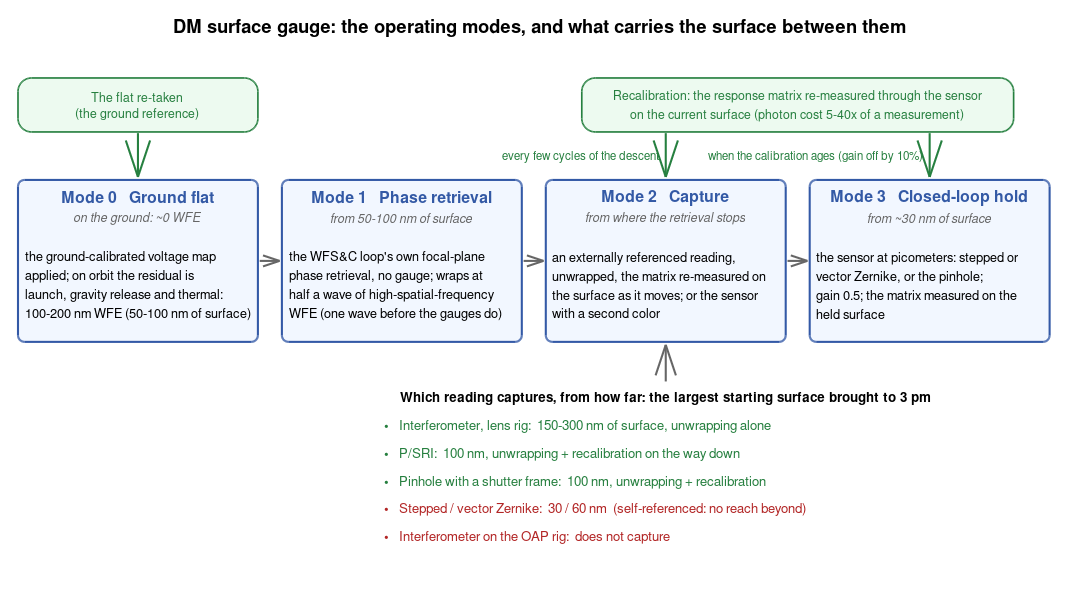

Write the MATLAB code that produced this figure.
function gauge_modes_flow(out)
%GAUGE_MODES_FLOW  The DM surface gauge's operating modes as a flow diagram.
%   gauge_modes_flow('figs/gauge_modes_flow.png') draws the four modes
%   (ground flat, image-based phase retrieval, capture, closed-loop hold),
%   the recalibration events, and each reading's capture limit on the
%   arrow into the capture mode (BRIEF_gauge_deck.md sections 7.1 and
%   11.1).  1800 px wide, 17 pt type (the deck's figure rule).  Drawn in
%   MATLAB because graphviz is not on the box the deck is built on.
if nargin < 1, out = fullfile(fileparts(mfilename('fullpath')), 'figs', 'gauge_modes_flow.png'); end
W = 1800;  H = 1000;
f = figure('Visible', 'off', 'Units', 'pixels', 'Position', [0 0 W H], 'Color', 'w');
ax = axes(f, 'Position', [0 0 1 1], 'XLim', [0 W], 'YLim', [0 H], 'YDir', 'normal', 'Visible', 'off');
hold(ax, 'on');
fs = 16;  fsh = 19;  fss = 15;
blue = [0.20 0.35 0.65];  gray = [0.40 0.40 0.40];  green = [0.15 0.50 0.25];  red = [0.70 0.15 0.15];
arrow_ = @(x1, y1, x2, y2, c) quiver(ax, x1, y1, x2 - x1, y2 - y1, 0, 'Color', c, 'LineWidth', 2.5, 'MaxHeadSize', 0.5);
% ---- the four mode boxes, left to right -------------------------------
bw = 400;  bh = 270;  y0 = 430;  xs = [30 470 910 1350];
titles = {'Mode 0   Ground flat', 'Mode 1   Phase retrieval', 'Mode 2   Capture', 'Mode 3   Closed-loop hold'};
froms  = {'on the ground: ~0 WFE', 'from 50-100 nm of surface', 'from where the retrieval stops', 'from ~30 nm of surface'};
bodies = {sprintf('the ground-calibrated voltage map\napplied; on orbit the residual is\nlaunch, gravity release and thermal:\n100-200 nm WFE (50-100 nm of surface)'), ...
          sprintf('the WFS&C loop''s own focal-plane\nphase retrieval, no gauge; wraps at\nhalf a wave of high-spatial-frequency\nWFE (one wave before the gauges do)'), ...
          sprintf('an externally referenced reading,\nunwrapped, the matrix re-measured on\nthe surface as it moves; or the sensor\nwith a second color'), ...
          sprintf('the sensor at picometers: stepped or\nvector Zernike, or the pinhole;\ngain 0.5; the matrix measured on the\nheld surface')};
for k = 1:4
    rectangle(ax, 'Position', [xs(k) y0 bw bh], 'Curvature', 0.08, 'EdgeColor', blue, 'LineWidth', 2.5, 'FaceColor', [0.95 0.97 1.0]);
    text(ax, xs(k) + bw/2, y0 + bh - 28, titles{k}, 'FontSize', fsh, 'FontWeight', 'bold', 'HorizontalAlignment', 'center', 'Color', blue);
    text(ax, xs(k) + bw/2, y0 + bh - 62, froms{k}, 'FontSize', fss, 'FontAngle', 'italic', 'HorizontalAlignment', 'center', 'Color', gray);
    text(ax, xs(k) + 12, y0 + bh/2 - 40, bodies{k}, 'FontSize', fs - 0.5, 'VerticalAlignment', 'middle');
end
for k = 1:3
    arrow_(xs(k) + bw + 3, y0 + bh/2, xs(k+1) - 4, y0 + bh/2, gray);
end
% ---- what captures into mode 2: the readings' limits (section 7.1) ------
cx = xs(3) + bw/2;
arrow_(cx, y0 - 66, cx, y0 - 5, gray);
text(ax, cx, y0 - 92, 'Which reading captures, from how far: the largest starting surface brought to 3 pm', ...
    'FontSize', fs, 'FontWeight', 'bold', 'HorizontalAlignment', 'center');
caps = {'Interferometer, lens rig:  150-300 nm of surface, unwrapping alone', ...
        'P/SRI:  100 nm, unwrapping + recalibration on the way down', ...
        'Pinhole with a shutter frame:  100 nm, unwrapping + recalibration', ...
        'Stepped / vector Zernike:  30 / 60 nm  (self-referenced: no reach beyond)', ...
        'Interferometer on the OAP rig:  does not capture'};
cols = {green, green, green, red, red};
for k = 1:numel(caps)
    yk = y0 - 140 - 46*(k-1);
    text(ax, cx - 470, yk, ['\bullet   ' caps{k}], 'FontSize', fs, 'Color', cols{k});
end
% ---- recalibration events (above the modes) ------------------------------
yr = y0 + bh + 80;  rh = 90;
rectangle(ax, 'Position', [xs(1) yr bw rh], 'Curvature', 0.5, 'EdgeColor', green, 'LineWidth', 2, 'FaceColor', [0.93 0.98 0.94]);
text(ax, xs(1) + bw/2, yr + rh/2, sprintf('The flat re-taken\n(the ground reference)'), 'FontSize', fss, 'HorizontalAlignment', 'center', 'Color', green);
arrow_(xs(1) + bw/2, yr - 2, xs(1) + bw/2, y0 + bh + 5, green);
rx = xs(3) + 60;  rw = xs(4) + bw - 60 - rx;
rectangle(ax, 'Position', [rx yr rw rh], 'Curvature', 0.5, 'EdgeColor', green, 'LineWidth', 2, 'FaceColor', [0.93 0.98 0.94]);
text(ax, rx + rw/2, yr + rh/2, sprintf('Recalibration: the response matrix re-measured through the sensor\non the current surface (photon cost 5-40x of a measurement)'), ...
    'FontSize', fss, 'HorizontalAlignment', 'center', 'Color', green);
arrow_(xs(3) + bw/2, yr - 2, xs(3) + bw/2, y0 + bh + 5, green);
text(ax, xs(3) + bw/2 - 10, y0 + bh + 40, 'every few cycles of the descent', 'FontSize', fss - 1, 'Color', green, 'HorizontalAlignment', 'right');
arrow_(xs(4) + bw/2, yr - 2, xs(4) + bw/2, y0 + bh + 5, green);
text(ax, xs(4) + bw/2 - 10, y0 + bh + 40, 'when the calibration ages (gain off by 10%)', 'FontSize', fss - 1, 'Color', green, 'HorizontalAlignment', 'right');
% ---- title --------------------------------------------------------------
text(ax, W/2, H - 45, 'DM surface gauge: the operating modes, and what carries the surface between them', ...
    'FontSize', 22, 'FontWeight', 'bold', 'HorizontalAlignment', 'center');
set(f, 'PaperPositionMode', 'auto');
print(f, out, '-dpng', '-r96');
close(f);
fprintf('wrote %s\n', out);
end
